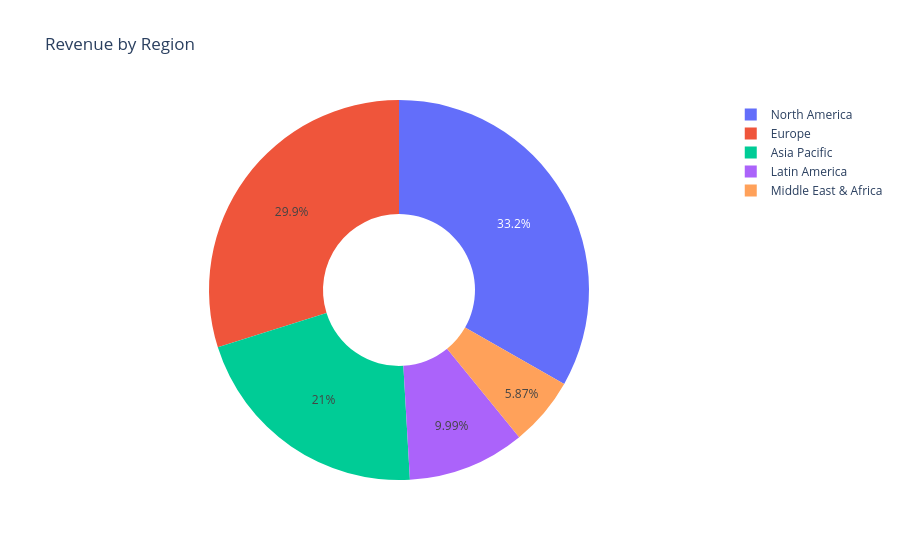

Source (notebook cell):
### Code cell
by_region = pd.read_sql("""
    SELECT c.region, ROUND(SUM(oi.net_amount), 2) AS revenue
    FROM order_items oi
    JOIN orders o ON o.order_id = oi.order_id
    JOIN customers c ON c.customer_id = o.customer_id
    GROUP BY c.region ORDER BY revenue DESC
""", conn)

fig = px.pie(by_region, values="revenue", names="region", hole=0.4, title="Revenue by Region")
fig.show()

### Figure 1 — Plotly figure (JSON) as saved in the notebook; plotly's stock layout.template omitted (floating-point values rounded to 4 significant figures)
{"data": [{"domain": {"x": [0.0, 1.0], "y": [0.0, 1.0]}, "hole": 0.4, "hovertemplate": "region=%{label}<br>revenue=%{value}<extra></extra>", "labels": ["North America", "Europe", "Asia Pacific", "Latin America", "Middle East & Africa"], "legendgroup": "", "name": "", "showlegend": true, "type": "pie", "values": [873200.0, 785000.0, 553000.0, 262500.0, 154200.0]}], "layout": {"legend": {"tracegroupgap": 0}, "title": {"text": "Revenue by Region"}}}
